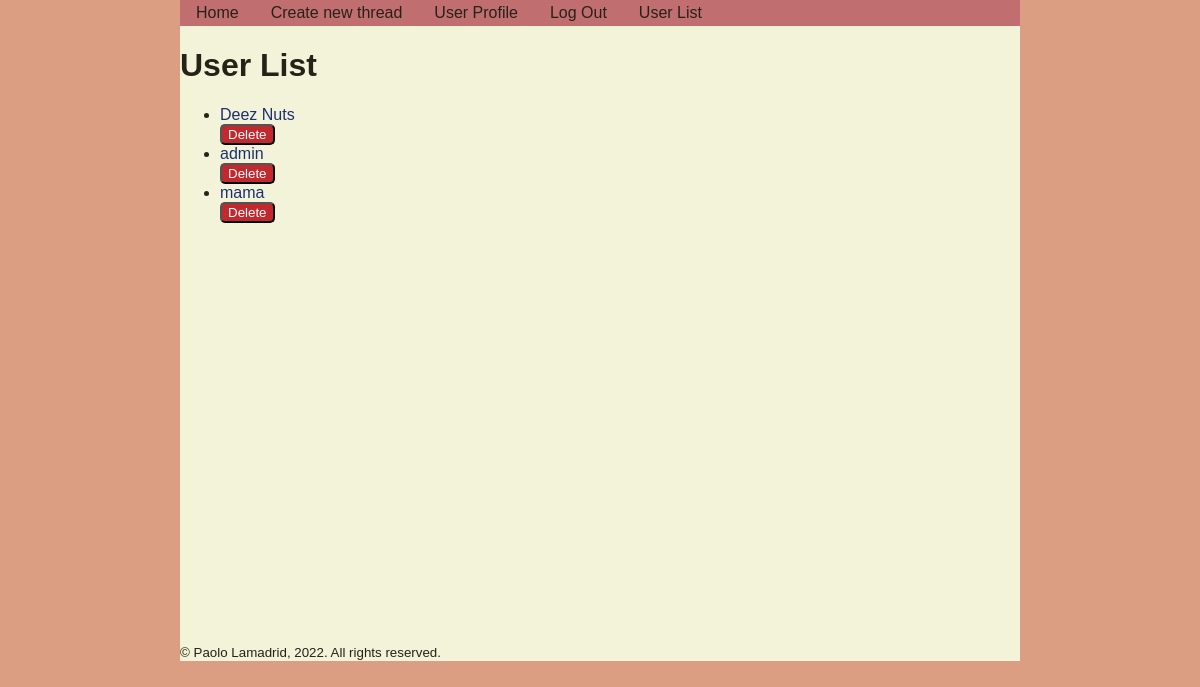
The page /user_list (signed in) on the database as committed earlier.
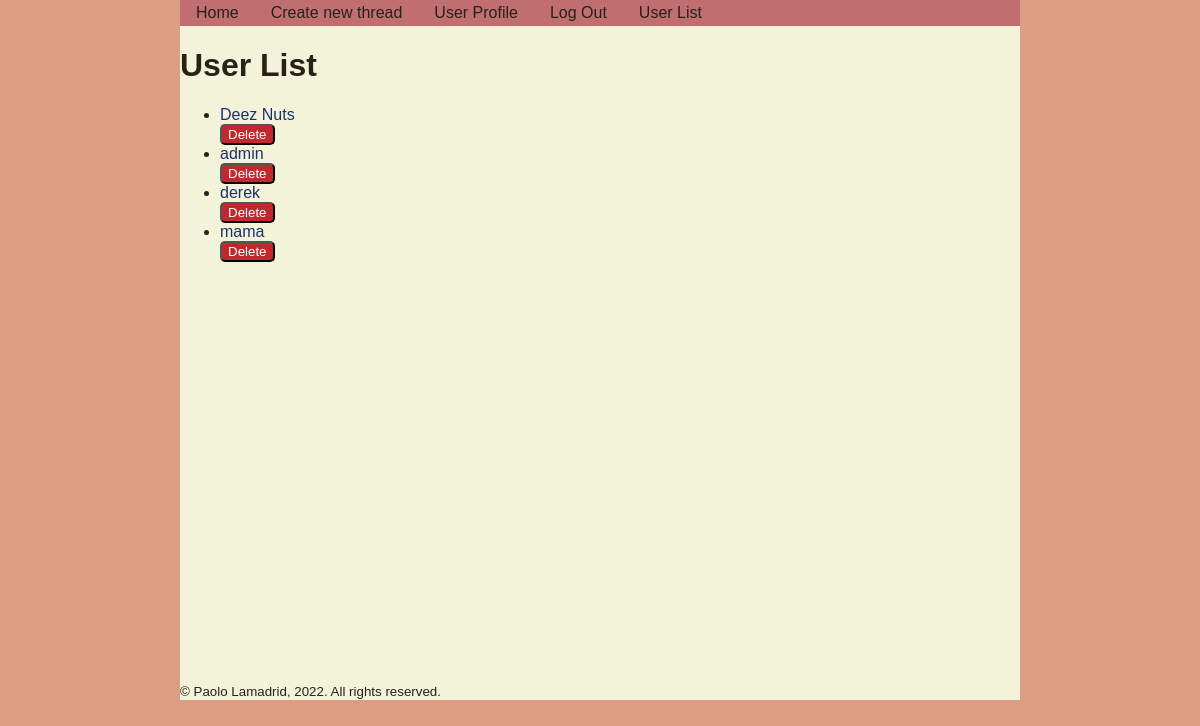
The same page on the database as committed later.
### tables this page shows
CREATE TABLE users
(
    username TEXT PRIMARY KEY,
    password_hash TEXT NOT NULL,
    is_admin INTEGER FALSE,
    date_created TEXT NOT NULL,
    about TEXT DEFAULT "",
    profile_image TEXT DEFAULT ""
);

### app.py (the view)
@app.route("/user_list", methods=["GET", "POST"])
@admin_required
def user_list():
    db = get_db()
    user_list = db.execute("""
        SELECT username from users;
    """).fetchall()
    return render_template("user_list.html", user_list=user_list)

### app.py (called while the page is built)
@app.before_request
def load_logged_in_user():
    g.user = session.get("username", None)
    g.is_admin = session.get("is_admin", False)

def admin_required(view):
    @wraps(view)
    def decorated_function(**kwargs):
        if g.user is None or g.is_admin is False:
            return "you're being naughty, stop"
        return view(**kwargs)
    return decorated_function

### database.py (called while the page is built)
def get_db():
    if "db" not in g:
        g.db = sqlite3.connect(DATABASE,
            detect_types=sqlite3.PARSE_DECLTYPES
        )
        g.db.row_factory = sqlite3.Row
    return g.db

### templates/user_list.html (shortened to what this page needs)
{% extends 'base.html' %}
{% block main_content %}
<h1>User List</h1>
<ul>
{% for user in user_list %}
    {% set username = user["username"] %}
    <li>
        <a href="{{ url_for('user_profile', username=username) }}">{{ username }}</a>
        <form action="{{ url_for('delete_user') }}" method="POST" novalidate>
            <input type="submit" value="Delete" class="delete_button" />
        </form>
    </li>
{% endfor %}
</ul>
{% endblock %}

Rows that differ between the two databases and show on the page:
added users: username "derek"
